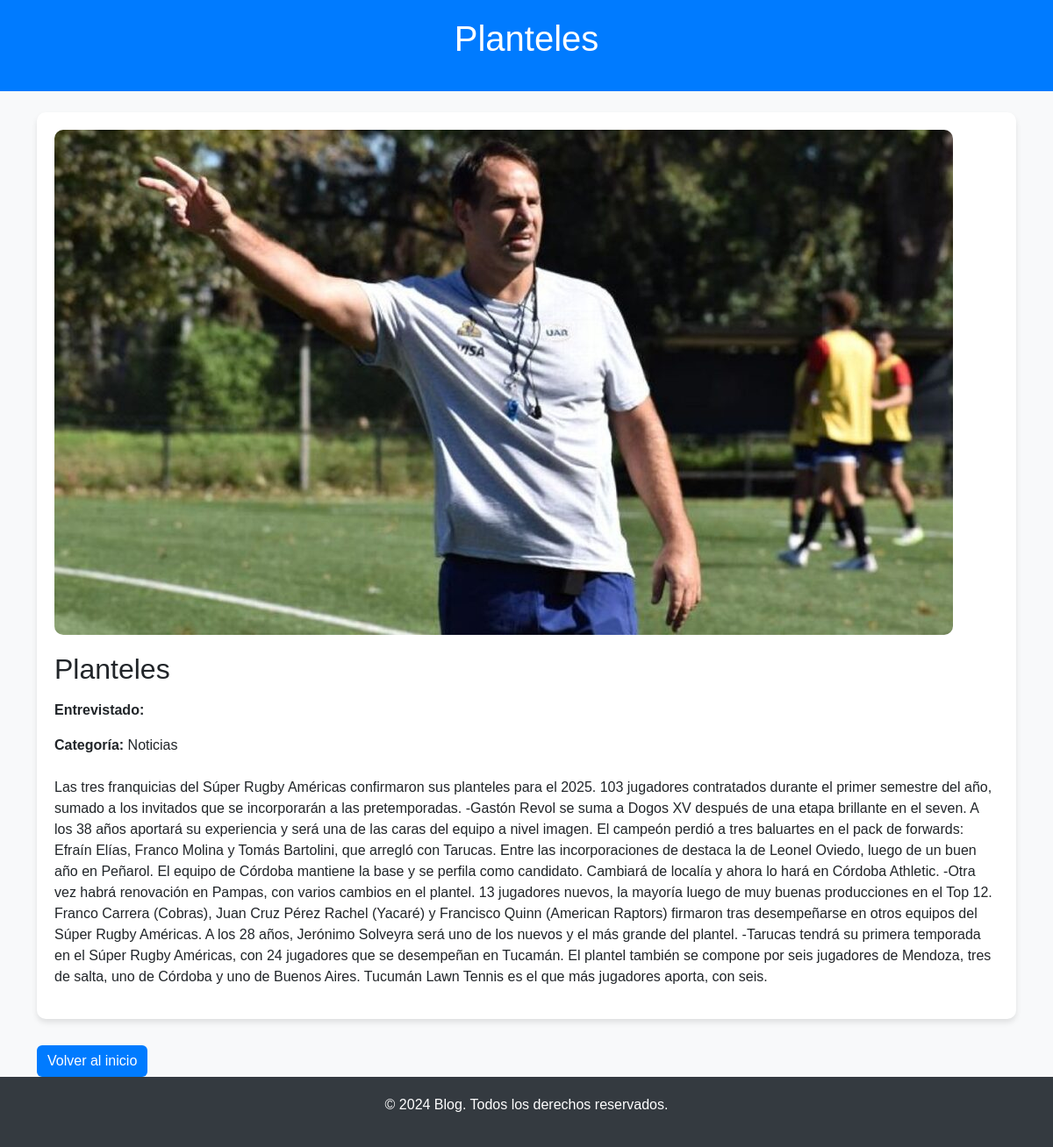
The app's page /post/1/ with its own data.
### blog/models.py (models this page shows, shortened)
class Post(models.Model):
    titulo = models.CharField(max_length=200)
    contenido = models.TextField()
    descripcion = models.TextField()
    fecha_publicacion = models.DateTimeField()
    imagen = models.ImageField(upload_to='posts/', blank=True, null=True)
    categoria = models.CharField(max_length=100)  # Campo categoria, debe existir
    destacado = models.BooleanField(default=False)
    creado = models.DateTimeField(auto_now_add=True)

### blog/views.py (the view)
# urls.py: path('post/<int:id>/', views.detalle_post, name='detalle_post'),
def detalle_post(request, id):
    post = get_object_or_404(Post, id=id)
    return render(request, 'detalle_post.html', {'post': post})

### blog/templates/detalle_post.html (shortened to what this page needs)
<!DOCTYPE html>
{% load static %}
<html lang="es">
<head>
    <link href="https://cdn.jsdelivr.net/npm/bootstrap@5.3.0-alpha1/dist/css/bootstrap.min.css" rel="stylesheet">
</head>
<body>
    <header class="post-header">
        <h1>{{ post.titulo }}</h1>
    </header>
    <div class="container mt-4">
        <div class="post-content">
            {% if post.imagen %}
                <img src="{{ post.imagen.url }}" alt="{{ post.titulo }}" class="post-image">
            {% endif %}
            <h2 class="mb-3">{{ post.titulo }}</h2>
            <p><strong>Entrevistado:</strong> {{ post.entrevistado }}</p>
            <p><strong>Categoría:</strong> {{ post.categoria }}</p>
            <p class="mt-4">{{ post.contenido }}</p>
        </div>
        <a href="{% url 'home_lobby' %}" class="btn btn-back">Volver al inicio</a>
    </div>
    <footer>
        <p>&copy; 2024 Blog. Todos los derechos reservados.</p>
    </footer>
</body>
</html>

### blog/templates/detalle_post.html (style rules this page uses)
body { font-family: 'Arial', sans-serif; background-color: #f8f9fa; }
.post-header { background-color: #007bff; color: white; padding: 20px; text-align: center; }
.post-content { padding: 20px; background-color: #ffffff; border-radius: 10px; box-shadow: 0 4px 6px rgba(0, 0, 0, 0.1); margin-bottom: 30px; }
.post-image { max-width: 100%; border-radius: 10px; margin-bottom: 20px; }
footer { background-color: #343a40; color: #fff; padding: 20px 0; text-align: center; }
.btn-back { background-color: #007bff; border: none; color: white; transition: background-color 0.3s; }

### records on screen
Post: titulo "Planteles", imagen (picture), categoria "Noticias", contenido "Las tres franquicias del Súper Rugby Américas confirmaron sus planteles para el 2025. 103 jugadores contratados durante el primer semestre del año, sumado a los invitados que se incorporarán a las pretemporadas. -Gastón Revol se suma a Dogos XV después de una etapa brillante en el seven. A los 38 años aportará su experiencia y será una de las caras del equipo a nivel imagen. El campeón perdió a tres baluartes en el pack de forwards: Efraín Elías, Franco Molina y Tomás Bartolini, que arregló con Tarucas. Entre las incorporaciones de destaca la de Leonel Oviedo, luego de un buen año en Peñarol. El equipo de Córdoba mantiene la base y se perfila como candidato. Cambiará de localía y ahora lo…"
